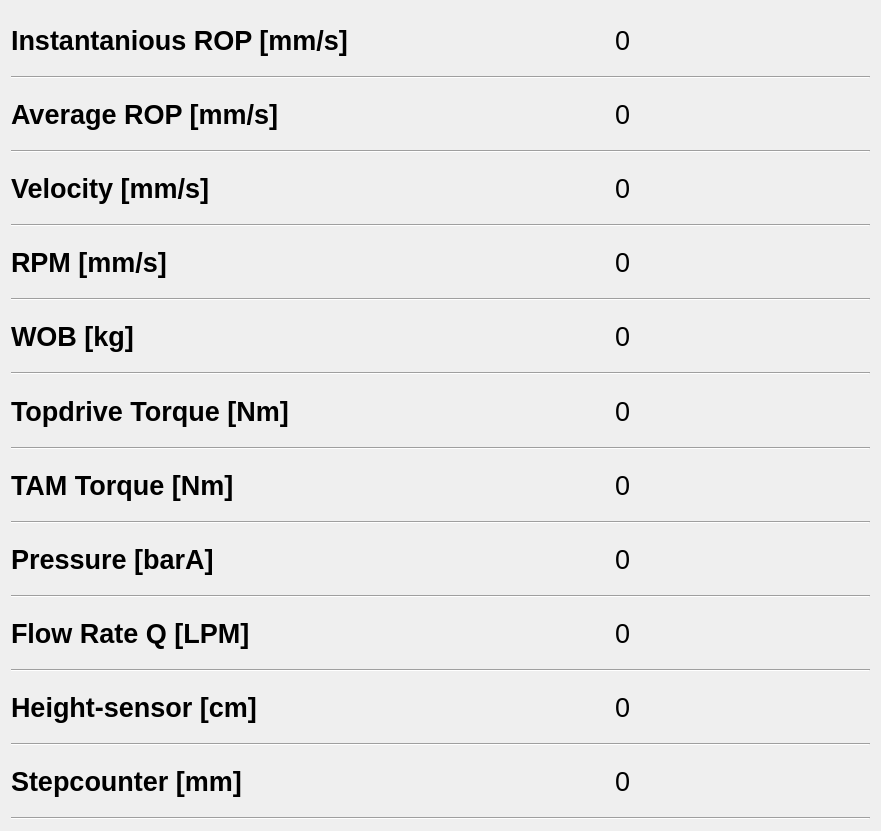
   <widget class="QWidget" name="layoutWidget">
    <property name="geometry">
     <rect>
      <x>2830</x>
      <y>10</y>
      <width>881</width>
      <height>831</height>
     </rect>
    </property>
    <property name="font">
     <font>
      <pointsize>20</pointsize>
     </font>
    </property>
    <layout class="QGridLayout" name="gridLayout_5">
     <item row="4" column="2">
      <widget class="QLabel" name="label_adv_Velocity">
       <property name="font">
        <font>
         <pointsize>20</pointsize>
         <underline>false</underline>
        </font>
       </property>
       <property name="text">
        <string>0</string>
       </property>
      </widget>
     </item>
     <item row="20" column="2">
      <widget class="QLabel" name="label_adv_stepCounter">
       <property name="font">
        <font>
         <pointsize>20</pointsize>
         <underline>false</underline>
        </font>
       </property>
       <property name="text">
        <string>0</string>
       </property>
      </widget>
     </item>
     <item row="21" column="0" colspan="3">
      <widget class="Line" name="line_18">
       <property name="font">
        <font>
         <pointsize>20</pointsize>
        </font>
       </property>
       <property name="orientation">
        <enum>Qt::Horizontal</enum>
       </property>
      </widget>
     </item>
     <item row="16" column="2">
      <widget class="QLabel" name="label_adv_flowRate">
       <property name="font">
        <font>
         <pointsize>20</pointsize>
         <underline>false</underline>
        </font>
       </property>
       <property name="text">
        <string>0</string>
       </property>
      </widget>
     </item>
     <item row="17" column="0" colspan="3">
      <widget class="Line" name="line_21">
       <property name="font">
        <font>
         <pointsize>20</pointsize>
        </font>
       </property>
       <property name="orientation">
        <enum>Qt::Horizontal</enum>
       </property>
      </widget>
     </item>
     <item row="14" column="2">
      <widget class="QLabel" name="label_adv_Pressure">
       <property name="font">
        <font>
         <pointsize>20</pointsize>
         <underline>false</underline>
        </font>
       </property>
       <property name="text">
        <string>0</string>
       </property>
      </widget>
     </item>
     <item row="18" column="0">
      <widget class="QLabel" name="label_51">
       <property name="font">
        <font>
         <pointsize>20</pointsize>
         <weight>75</weight>
         <bold>true</bold>
        </font>
       </property>
       <property name="text">
        <string>Height-sensor [cm]</string>
       </property>
      </widget>
     </item>
     <item row="18" column="2">
      <widget class="QLabel" name="label_adv_Height">
       <property name="font">
        <font>
         <pointsize>20</pointsize>
         <underline>false</underline>
        </font>
       </property>
       <property name="text">
        <string>0</string>
       </property>
      </widget>
     </item>
     <item row="0" column="0">
      <widget class="QLabel" name="label_52">
       <property name="font">
        <font>
         <pointsize>20</pointsize>
         <weight>75</weight>
         <bold>true</bold>
        </font>
       </property>
       <property name="text">
        <string>Instantanious ROP [mm/s]</string>
       </property>
      </widget>
     </item>
     <item row="20" column="0">
      <widget class="QLabel" name="label_50">
       <property name="font">
        <font>
         <pointsize>20</pointsize>
         <weight>75</weight>
         <bold>true</bold>
        </font>
       </property>
       <property name="text">
        <string>Stepcounter [mm]</string>
       </property>
      </widget>
     </item>
     <item row="16" column="0">
      <widget class="QLabel" name="label_49">
       <property name="font">
        <font>
         <pointsize>20</pointsize>
         <weight>75</weight>
         <bold>true</bold>
        </font>
       </property>
       <property name="text">
        <string>Flow Rate Q [LPM]</string>
       </property>
      </widget>
     </item>
     <item row="15" column="0" colspan="3">
      <widget class="Line" name="line_17">
       <property name="font">
        <font>
         <pointsize>20</pointsize>
        </font>
       </property>
       <property name="orientation">
        <enum>Qt::Horizontal</enum>
       </property>
      </widget>
     </item>
     <item row="19" column="0" colspan="3">
      <widget class="Line" name="line_19">
       <property name="font">
        <font>
         <pointsize>20</pointsize>
        </font>
       </property>
       <property name="orientation">
        <enum>Qt::Horizontal</enum>
       </property>
      </widget>
     </item>
     <item row="10" column="2">
      <widget class="QLabel" name="label_adv_torqueMotor">
       <property name="font">
        <font>
         <pointsize>20</pointsize>
         <underline>false</underline>
        </font>
       </property>
       <property name="text">
        <string>0</string>
       </property>
      </widget>
     </item>
     <item row="6" column="2">
      <widget class="QLabel" name="label_adv_RPM">
       <property name="font">
        <font>
         <pointsize>20</pointsize>
         <underline>false</underline>
        </font>
       </property>
       <property name="text">
        <string>0</string>
       </property>
      </widget>
     </item>
     <item row="12" column="2">
      <widget class="QLabel" name="label_adv_torqueSensor">
       <property name="font">
        <font>
         <pointsize>20</pointsize>
         <underline>false</underline>
        </font>
       </property>
       <property name="text">
        <string>0</string>
       </property>
      </widget>
     </item>
     <item row="12" column="0">
      <widget class="QLabel" name="label_47">
       <property name="font">
        <font>
         <pointsize>20</pointsize>
         <weight>75</weight>
         <bold>true</bold>
        </font>
       </property>
       <property name="text">
        <string>TAM Torque [Nm]</string>
       </property>
      </widget>
     </item>
     <item row="13" column="0" colspan="3">
      <widget class="Line" name="line_15">
       <property name="font">
        <font>
         <pointsize>20</pointsize>
        </font>
       </property>
       <property name="orientation">
        <enum>Qt::Horizontal</enum>
       </property>
      </widget>
     </item>
     <item row="14" column="0">
      <widget class="QLabel" name="label_48">
       <property name="font">
        <font>
         <pointsize>20</pointsize>
         <weight>75</weight>
         <bold>true</bold>
        </font>
       </property>
       <property name="text">
        <string>Pressure [barA]</string>
       </property>
      </widget>
     </item>
     <item row="6" column="0">
      <widget class="QLabel" name="label_44">
       <property name="font">
        <font>
         <pointsize>20</pointsize>
         <weight>75</weight>
         <bold>true</bold>
        </font>
       </property>
       <property name="text">
        <string>RPM [mm/s]</string>
       </property>
      </widget>
     </item>
     <item row="7" column="0" colspan="3">
      <widget class="Line" name="line_16">
       <property name="font">
        <font>
         <pointsize>20</pointsize>
        </font>
       </property>
       <property name="orientation">
        <enum>Qt::Horizontal</enum>
       </property>
      </widget>
     </item>
     <item row="2" column="2">
      <widget class="QLabel" name="label_adv_ROP3">
       <property name="font">
        <font>
         <pointsize>20</pointsize>
         <underline>false</underline>
        </font>
       </property>
       <property name="text">
        <string>0</string>
       </property>
      </widget>
     </item>
     <item row="11" column="0" colspan="3">
      <widget class="Line" name="line_12">
       <property name="font">
        <font>
         <pointsize>20</pointsize>
        </font>
       </property>
       <property name="orientation">
        <enum>Qt::Horizontal</enum>
       </property>
      </widget>
     </item>
     <item row="8" column="2">
      <widget class="QLabel" name="label_adv_WOB">
       <property name="font">
        <font>
         <pointsize>20</pointsize>
         <underline>false</underline>
        </font>
       </property>
       <property name="text">
        <string>0</string>
       </property>
      </widget>
     </item>
     <item row="8" column="0">
      <widget class="QLabel" name="label_45">
       <property name="font">
        <font>
         <pointsize>20</pointsize>
         <weight>75</weight>
         <bold>true</bold>
        </font>
       </property>
       <property name="text">
        <string>WOB [kg]</string>
       </property>
      </widget>
     </item>
     <item row="10" column="0">
      <widget class="QLabel" name="label_46">
       <property name="font">
        <font>
         <pointsize>20</pointsize>
         <weight>75</weight>
         <bold>true</bold>
        </font>
       </property>
       <property name="text">
        <string>Topdrive Torque [Nm]</string>
       </property>
      </widget>
     </item>
     <item row="9" column="0" colspan="3">
      <widget class="Line" name="line_14">
       <property name="font">
        <font>
         <pointsize>20</pointsize>
        </font>
       </property>
       <property name="orientation">
        <enum>Qt::Horizontal</enum>
       </property>
      </widget>
     </item>
     <item row="4" column="0">
      <widget class="QLabel" name="label_42">
       <property name="font">
        <font>
         <pointsize>20</pointsize>
         <weight>75</weight>
         <bold>true</bold>
        </font>
       </property>
       <property name="text">
        <string>Velocity [mm/s]</string>
       </property>
      </widget>
     </item>
     <item row="2" column="0">
      <widget class="QLabel" name="label_43">
       <property name="font">
        <font>
         <pointsize>20</pointsize>
         <weight>75</weight>
         <bold>true</bold>
        </font>
       </property>
       <property name="text">
        <string>Average ROP [mm/s]</string>
       </property>
      </widget>
     </item>
     <item row="3" column="0" colspan="3">
      <widget class="Line" name="line_13">
       <property name="font">
        <font>
         <pointsize>20</pointsize>
        </font>
       </property>
       <property name="orientation">
        <enum>Qt::Horizontal</enum>
       </property>
      </widget>
     </item>
     <item row="5" column="0" colspan="3">
      <widget class="Line" name="line_20">
       <property name="font">
        <font>
         <pointsize>20</pointsize>
        </font>
       </property>
       <property name="orientation">
        <enum>Qt::Horizontal</enum>
       </property>
      </widget>
     </item>
     <item row="0" column="1">
      <spacer name="horizontalSpacer">
       <property name="font">
        <font>
         <pointsize>20</pointsize>
        </font>
       </property>
       <property name="orientation">
        <enum>Qt::Horizontal</enum>
       </property>
       <property name="sizeType">
        <enum>QSizePolicy::Fixed</enum>
       </property>
       <property name="sizeHint" stdset="0">
        <size>
         <width>24</width>
         <height>20</height>
        </size>
       </property>
      </spacer>
     </item>
     <item row="1" column="0" colspan="3">
      <widget class="Line" name="line_22">
       <property name="font">
        <font>
         <pointsize>20</pointsize>
        </font>
       </property>
       <property name="orientation">
        <enum>Qt::Horizontal</enum>
       </property>
      </widget>
     </item>
     <item row="0" column="2">
      <widget class="QLabel" name="label_adv_ROP15">
       <property name="font">
        <font>
         <pointsize>20</pointsize>
         <underline>false</underline>
        </font>
       </property>
       <property name="text">
        <string>0</string>
       </property>
      </widget>
     </item>
    </layout>
   </widget>
